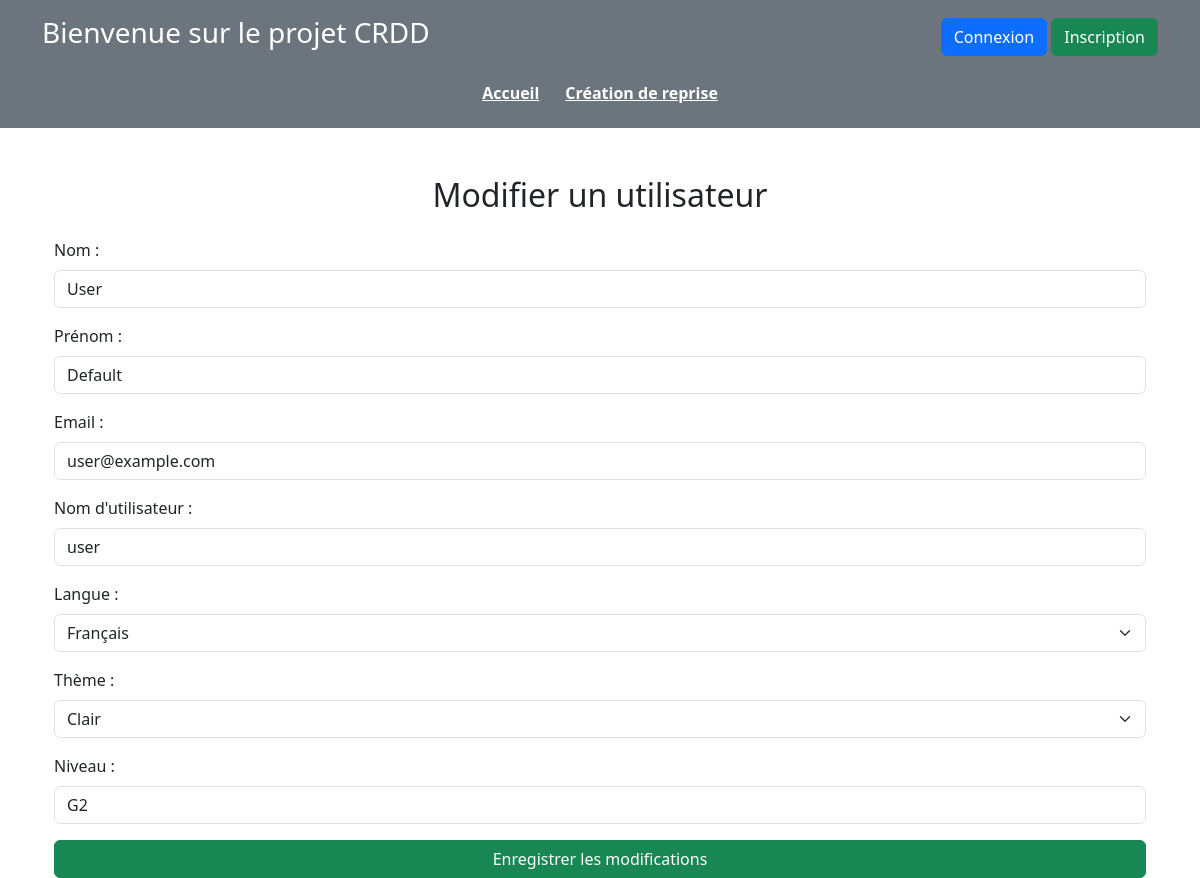
Page /admin/edit_user/2 on the earlier database version.
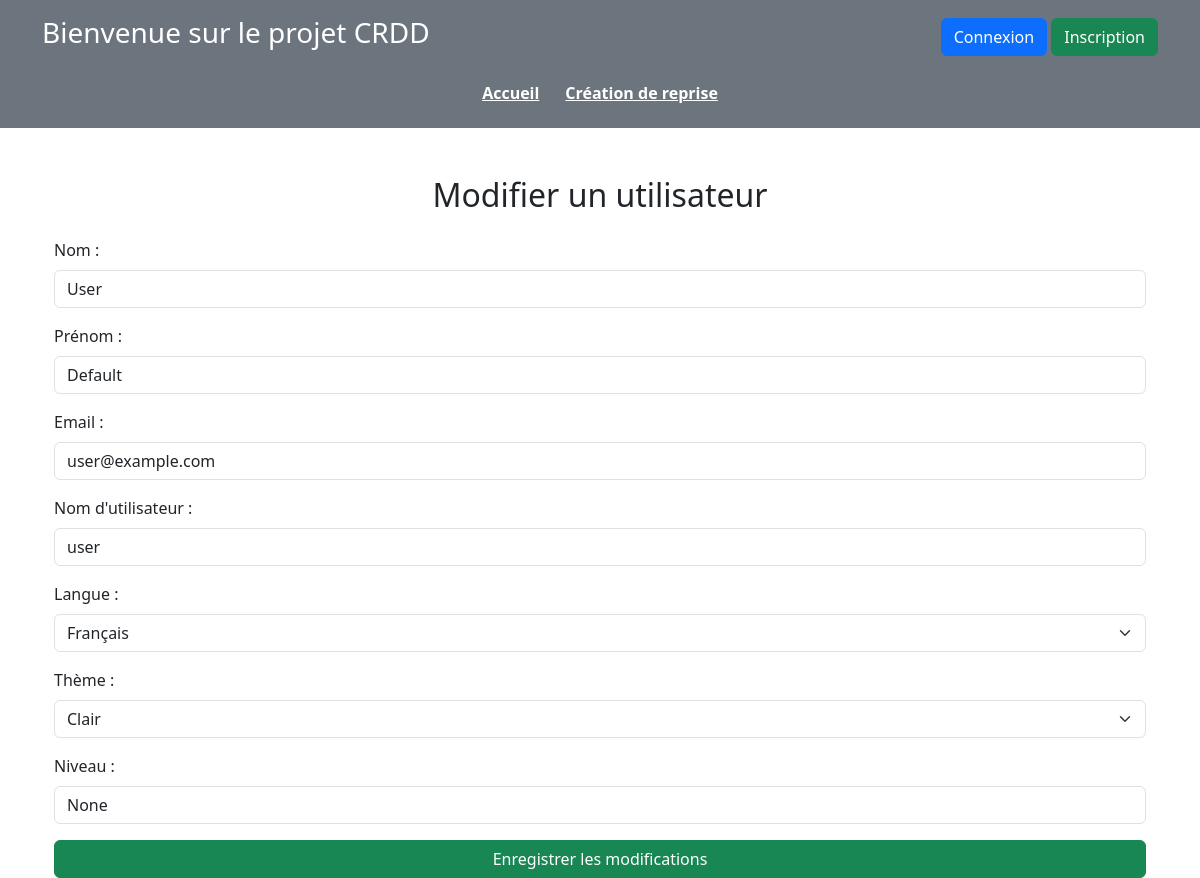
Same page on the later database version.
### app/models.py (models this page shows, shortened)
class User(UserMixin, db.Model):
    __tablename__ = 'user'
    id = db.Column(db.Integer, primary_key=True)
    nom = db.Column(db.String(45), nullable=False)
    prenom = db.Column(db.String(45), nullable=False)
    mail = db.Column(db.String(100), unique=True, nullable=True)
    username = db.Column(db.String(45), unique=True, nullable=False)
    role_id = db.Column(db.Integer, db.ForeignKey('role.id'), nullable=False)
    date_inscription = db.Column(db.DateTime, default=datetime.utcnow)
    derniere_connexion = db.Column(db.DateTime, nullable=True)
    langue = db.Column(db.String(20), default='Français')
    theme = db.Column(db.String(10), default='Clair')
    nombre_connexions = db.Column(db.Integer, default=0)
    reprises = db.relationship('Reprise', back_populates='user')
    niveau = db.Column(db.String(45), unique=True, nullable=True)
    role = db.relationship('Role', back_populates='users', lazy=True)
    login = db.relationship('Login', back_populates='user', uselist=False, lazy=True)
    historique = db.relationship('Historique', back_populates='user', lazy=True)
    notifications = db.relationship('Notification', back_populates='user', lazy=True)

### app/routes.py (the view)
@main.route('/admin/edit_user/<int:user_id>', methods=['GET', 'POST'])
def edit_user(user_id):
    return handle_edit_user(user_id)

### app/static/logique_routes.py (called while the page is built, shortened)
def handle_edit_user(user_id):
    user = User.query.get_or_404(user_id)
    return render_template('edit_user.html', user=user)

### app/templates/edit_user.html (shortened to what this page needs)
{% extends 'base.html' %}
{% block content %}
<div class="container mt-5">
    <h2 class="text-center mb-4">Modifier un utilisateur</h2>
    <form method="POST" action="{{ url_for('main.edit_user', user_id=user.id) }}">
        <div class="mb-3">
            <label for="nom" class="form-label">Nom :</label>
            <input type="text" id="nom" name="nom" class="form-control" value="{{ user.nom }}" required>
        </div>
        <div class="mb-3">
            <label for="prenom" class="form-label">Prénom :</label>
            <input type="text" id="prenom" name="prenom" class="form-control" value="{{ user.prenom }}" required>
        </div>
        <div class="mb-3">
            <label for="mail" class="form-label">Email :</label>
            <input type="email" id="mail" name="mail" class="form-control" value="{{ user.mail }}">
        </div>
        <div class="mb-3">
            <label for="username" class="form-label">Nom d'utilisateur :</label>
            <input type="text" id="username" name="username" class="form-control" value="{{ user.username }}" required>
        </div>
        <div class="mb-3">
            <label for="langue" class="form-label">Langue :</label>
            <select id="langue" name="langue" class="form-select">
                <option value="Français" {% if user.langue == 'Français' %}selected{% endif %}>Français</option>
            </select>
        </div>
        <div class="mb-3">
            <label for="theme" class="form-label">Thème :</label>
            <select id="theme" name="theme" class="form-select">
                <option value="Clair" {% if user.theme == 'Clair' %}selected{% endif %}>Clair</option>
            </select>
        </div>
        <div class="mb-3">
            <label for="niveau" class="form-label">Niveau :</label>
            <input type="text" id="niveau" name="niveau" class="form-control" value="{{ user.niveau }}">
        </div>
        <div class="d-grid">
            <button type="submit" class="btn btn-success">Enregistrer les modifications</button>
        </div>
    </form>
</div>
{% endblock %}

### app/templates/base.html (shortened to what this page needs)
<!DOCTYPE html>
<html lang="fr">
<head>
    <link href="https://cdn.jsdelivr.net/npm/bootstrap@5.3.3/dist/css/bootstrap.min.css" rel="stylesheet">
    <link href="https://cdn.jsdelivr.net/npm/bootstrap-icons/font/bootstrap-icons.css" rel="stylesheet">
</head>
<body>
    <header class="bg-secondary text-white p-3">
        <div class="container d-flex justify-content-between align-items-center">
            <h1 class="h3">Bienvenue sur le projet CRDD</h1>
            <div>
                {% if current_user.is_authenticated %}
                    <div class="dropdown">
                        <button class="btn btn-secondary dropdown-toggle" type="button" id="userMenu" data-bs-toggle="dropdown" aria-expanded="false">
                            <i class="bi bi-person-circle"></i>
                        </button>
                        <ul class="dropdown-menu dropdown-menu-end" aria-labelledby="userMenu">
                            <li><a class="dropdown-item" href="{{ url_for('main.profile') }}">Mon profil</a></li>
                            <li><hr class="dropdown-divider"></li>
                            <li><a class="dropdown-item text-danger" href="{{ url_for('main.logout') }}">Déconnexion</a></li>
                        </ul>
                    </div>
                {% else %}
                    <a href="{{ url_for('main.login_route') }}" class="btn btn-primary">Connexion</a>
                    <a href="{{ url_for('main.signIn') }}" class="btn btn-success">Inscription</a>
                {% endif %}
            </div>
        </div>
        <nav class="mt-3">
            <div class="container d-flex justify-content-center">
                <a href="{{ url_for('main.home') }}" class="btn btn-link text-white fw-bold">Accueil</a>
                <a href="{{ url_for('main.creation_reprise') }}" class="btn btn-link text-white fw-bold">Création de reprise</a>
            </div>
        </nav>
    </header>
    <main class="container mt-4">
        {% block content %}{% endblock %}
    </main>
</body>
</html>

Differences in the rows shown:
changed User "User": niveau "G2" → "None"
